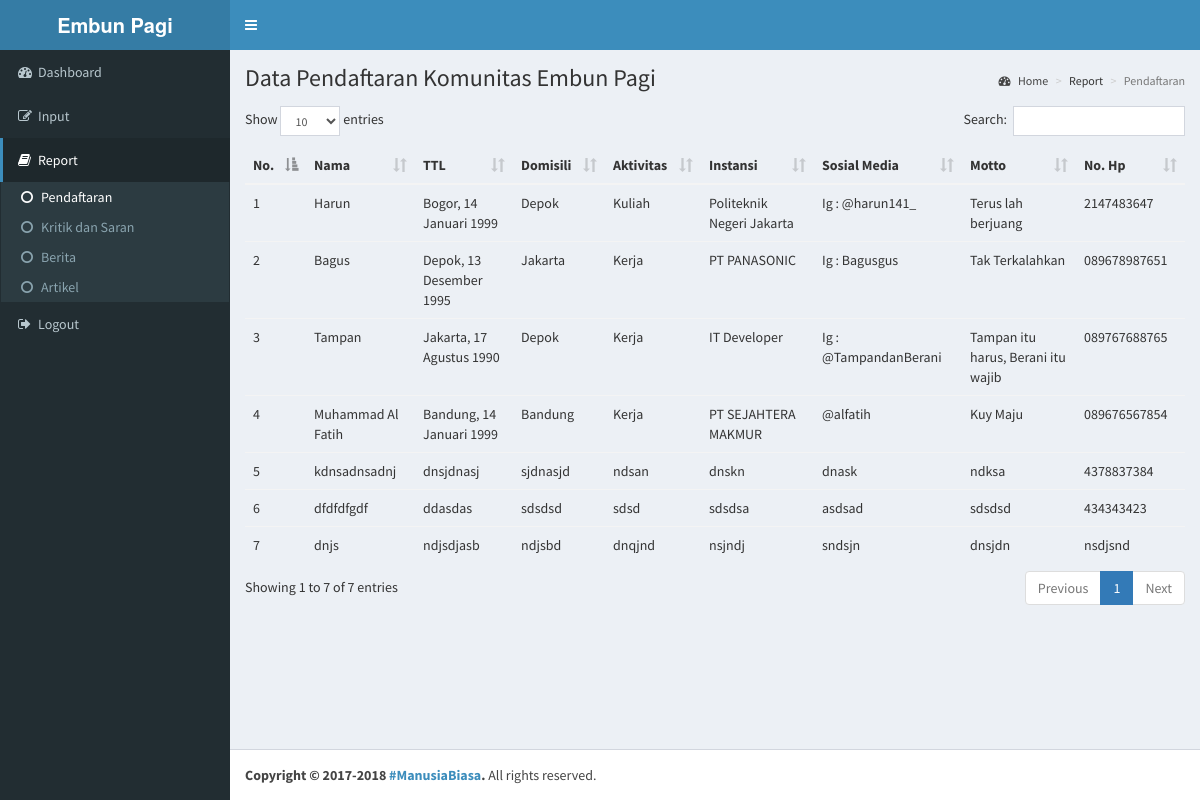
The page /__/pendaftaran.php on the database its author committed.
### tables this page shows
CREATE TABLE `tb_daftar` (
  `id` int(11) NOT NULL,
  `nama` varchar(50) NOT NULL,
  `ttl` varchar(50) NOT NULL,
  `domisili` varchar(50) NOT NULL,
  `aktivitas` varchar(50) NOT NULL,
  `instansi` varchar(50) NOT NULL,
  `socmed` varchar(50) NOT NULL,
  `motto` text NOT NULL,
  `no` varchar(25) NOT NULL
);

### __/pendaftaran.php (the view, shortened to what this page needs)
<!DOCTYPE html>
<html>
<head>
  <link rel="stylesheet" href="../assets/css/bootstrap.min.css">
  <link rel="stylesheet" href="https://cdnjs.cloudflare.com/ajax/libs/font-awesome/4.5.0/css/font-awesome.min.css">
  <link rel="stylesheet" href="https://cdnjs.cloudflare.com/ajax/libs/ionicons/2.0.1/css/ionicons.min.css">
  <link rel="stylesheet" href="../assets/plugins/jvectormap/jquery-jvectormap-1.2.2.css">
  <link rel="stylesheet" href="../assets/plugins/datatables/dataTables.bootstrap.css">
  <link rel="stylesheet" href="../assets/css/AdminLTE.min.css">
  <link rel="stylesheet" href="../assets/css/skins/_all-skins.min.css">
</head>
<body class="hold-transition skin-blue sidebar-mini">
<div class="wrapper">
  <header class="main-header">
    <a href="index2.html" class="logo">
      <span class="logo-lg"><b>Embun Pagi</b></span>
    </a>
    <nav class="navbar navbar-static-top">
      <a href="#" class="sidebar-toggle" data-toggle="offcanvas" role="button">
      </a>
    </nav>
  </header>
  <aside class="main-sidebar">
    <section class="sidebar">
      <ul class="sidebar-menu">
        <li>
          <a href="home.php">
            <i class="fa fa-dashboard"></i><span>Dashboard</span>
          </a>
        </li>
        <li class="treeview">
          <a>
            <i class="fa fa-edit"></i><span>Input</span>
          </a>
        </li>
        <li class="treeview active">
          <a>
            <i class="fa fa-book"></i><span>Report</span>
          </a>
          <ul class="treeview-menu">
            <li class="active"><a href="pendaftaran.php"><i class="fa fa-circle-o"></i>Pendaftaran</a></li>
            <li><a href="krisar.php"><i class="fa fa-circle-o"></i>Kritik dan Saran</a></li>
            <li><a href="report_berita.php"><i class="fa fa-circle-o"></i>Berita</a></li>
            <li><a href="report_galeri.php"><i class="fa fa-circle-o"></i>Artikel</a></li>
          </ul>
        </li>
        <li>
          <a href="logout.php">
            <i class="fa fa-sign-out"></i><span>Logout</span>
          </a>
        </li>
      </ul>
    </section>
  </aside>
  <div class="content-wrapper">
    <section class="content-header">
      <h1>
        Data Pendaftaran Komunitas Embun Pagi
      </h1>
      <ol class="breadcrumb">
        <li><a href=""><i class="fa fa-dashboard"></i> Home</a></li>
        <li>Report</li>
        <li class="active">Pendaftaran</li>
      </ol>
    </section>
    <section class="content">
      <table class="table table-hover" id="myTable">
        <thead>
          <tr>
            <th>No.</th>
            <th>Nama</th>
            <th>TTL</th>
            <th>Domisili</th>
            <th>Aktivitas</th>
            <th>Instansi</th>
            <th>Sosial Media</th>
            <th>Motto</th>
            <th>No. Hp</th>
          </tr>
        </thead>
        <tbody>
          <?php
          include '../system/koneksi.php';
          $sql = "SELECT * FROM tb_daftar";
          $result = mysqli_query($connect,$sql);
          $no=1;
          while ($data = mysqli_fetch_array($result))
            {?>
              <tr>
                <td><?php echo $no?></td>
                <td><?php echo $data['nama'] ?></td>
                <td><?php echo $data['ttl']; ?></td>
                <td><?php echo $data['domisili']; ?></td>
                <td><?php echo $data['aktivitas']; ?></td>
                <td><?php echo $data['instansi']; ?></td>
                <td><?php echo $data['socmed']; ?></td>
                <td><?php echo $data['motto']; ?></td>
                <td><?php echo $data['no']; ?></td>
              </tr>
              <?php $no++;}?>
            </tbody>
          </table>
    </section>
  </div>
  <footer class="main-footer">
    <strong>Copyright &copy; 2017-2018 <a href="#!">#ManusiaBiasa</a>.</strong> All rights
    reserved.
  </footer>
</div>
</body>
</html>

### rows shown on the page
tb_daftar: nama "Harun", ttl "Bogor, 14 Januari 1999", domisili "Depok", aktivitas "Kuliah", instansi "Politeknik Negeri Jakarta", socmed "Ig : @harun141_", motto "Terus lah berjuang", no "2147483647"
tb_daftar: nama "Bagus", ttl "Depok, 13 Desember 1995", domisili "Jakarta", aktivitas "Kerja", instansi "PT PANASONIC", socmed "Ig : Bagusgus", motto "Tak Terkalahkan", no "089678987651"
tb_daftar: nama "Tampan", ttl "Jakarta, 17 Agustus 1990", domisili "Depok", aktivitas "Kerja", instansi "IT Developer", socmed "Ig : @TampandanBerani", motto "Tampan itu harus, Berani itu wajib", no "089767688765"
tb_daftar: nama "Muhammad Al Fatih", ttl "Bandung, 14 Januari 1999", domisili "Bandung", aktivitas "Kerja", instansi "PT SEJAHTERA MAKMUR", socmed "@alfatih", motto "Kuy Maju", no "089676567854"
tb_daftar: nama "kdnsadnsadnj", ttl "dnsjdnasj", domisili "sjdnasjd", aktivitas "ndsan", instansi "dnskn", socmed "dnask", motto "ndksa", no "4378837384"
tb_daftar: nama "dfdfdfgdf", ttl "ddasdas", domisili "sdsdsd", aktivitas "sdsd", instansi "sdsdsa", socmed "asdsad", motto "sdsdsd", no "434343423"
tb_daftar: nama "dnjs", ttl "ndjsdjasb", domisili "ndjsbd", aktivitas "dnqjnd", instansi "nsjndj", socmed "sndsjn", motto "dnsjdn", no "nsdjsnd"
